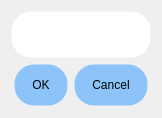
<?xml version="1.0" encoding="UTF-8"?>
<ui version="4.0">
 <class>Dialog</class>
 <widget class="QDialog" name="Dialog">
  <property name="geometry">
   <rect>
    <x>0</x>
    <y>0</y>
    <width>162</width>
    <height>118</height>
   </rect>
  </property>
  <property name="sizePolicy">
   <sizepolicy hsizetype="Minimum" vsizetype="Minimum">
    <horstretch>0</horstretch>
    <verstretch>0</verstretch>
   </sizepolicy>
  </property>
  <property name="windowTitle">
   <string>delete_register</string>
  </property>
  <property name="windowIcon">
   <iconset>
    <normaloff>DB.png</normaloff>DB.png</iconset>
  </property>
  <property name="styleSheet">
   <string notr="true">background: QLinearGradient(x1: 1, y1: 0, 
                            x2: 0, y2: 1, 
                            stop: 0   rgba(168, 214, 252, 255), 
                            stop: 0.5 rgba(217, 184, 255, 255), 
                            stop: 1   rgba(177, 110, 197, 255));</string>
  </property>
  <layout class="QVBoxLayout" name="verticalLayout_2">
   <item>
    <layout class="QVBoxLayout" name="verticalLayout">
     <property name="sizeConstraint">
      <enum>QLayout::SetMinimumSize</enum>
     </property>
     <item alignment="Qt::AlignHCenter">
      <widget class="QLineEdit" name="id_field">
       <property name="sizePolicy">
        <sizepolicy hsizetype="Maximum" vsizetype="Minimum">
         <horstretch>0</horstretch>
         <verstretch>0</verstretch>
        </sizepolicy>
       </property>
       <property name="minimumSize">
        <size>
         <width>80</width>
         <height>47</height>
        </size>
       </property>
       <property name="maximumSize">
        <size>
         <width>200</width>
         <height>47</height>
        </size>
       </property>
       <property name="styleSheet">
        <string notr="true">QLineEdit{
background: #FFFFFF;
border-radius: 20%;
padding: 13px 17px;
font-family: 'Montserrat';
font-style: normal;
font-weight: 400;
font-size: 13px;
line-height: 16px;
border: 1px solid rgba(255, 255, 255, 0.01);
}
QTextEdit:focus{
	border: 1px solid #000;
}
</string>
       </property>
      </widget>
     </item>
     <item alignment="Qt::AlignHCenter|Qt::AlignVCenter">
      <widget class="QDialogButtonBox" name="buttonBox">
       <property name="layoutDirection">
        <enum>Qt::LeftToRight</enum>
       </property>
       <property name="styleSheet">
        <string notr="true">QPushButton{
background-color:  rgba(98, 177, 255, 0.7);
border-radius: 20%;
font: 10pt &quot;Segoe UI&quot;;
padding: 13px 17px;
color: #000000;
border: 1px solid rgba(255, 255, 255, 0.01);
}

QPushButton:hover{
 background-color:#7DBFFF;
}
</string>
       </property>
       <property name="orientation">
        <enum>Qt::Horizontal</enum>
       </property>
       <property name="standardButtons">
        <set>QDialogButtonBox::Cancel|QDialogButtonBox::Ok</set>
       </property>
      </widget>
     </item>
    </layout>
   </item>
  </layout>
 </widget>
 <resources/>
 <connections>
  <connection>
   <sender>buttonBox</sender>
   <signal>accepted()</signal>
   <receiver>Dialog</receiver>
   <slot>accept()</slot>
   <hints>
    <hint type="sourcelabel">
     <x>248</x>
     <y>254</y>
    </hint>
    <hint type="destinationlabel">
     <x>157</x>
     <y>274</y>
    </hint>
   </hints>
  </connection>
  <connection>
   <sender>buttonBox</sender>
   <signal>rejected()</signal>
   <receiver>Dialog</receiver>
   <slot>reject()</slot>
   <hints>
    <hint type="sourcelabel">
     <x>316</x>
     <y>260</y>
    </hint>
    <hint type="destinationlabel">
     <x>286</x>
     <y>274</y>
    </hint>
   </hints>
  </connection>
 </connections>
</ui>
